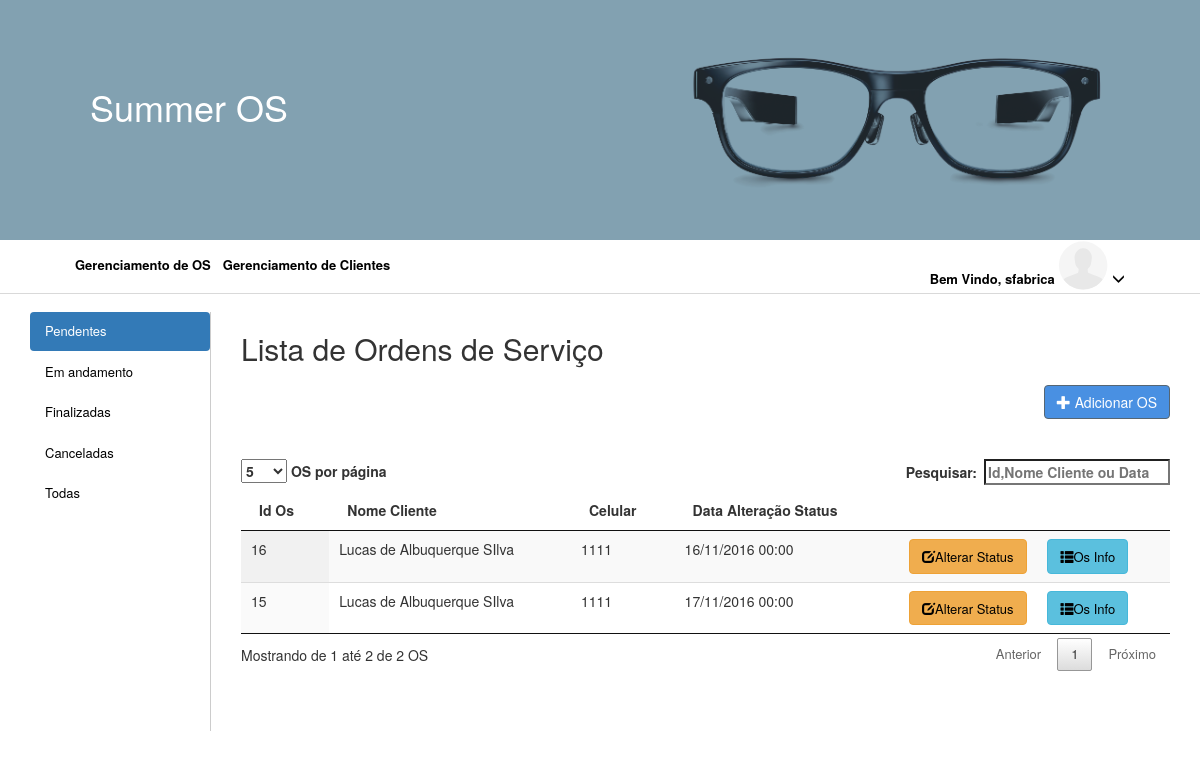
The app's page /views/home.php (signed in) with its own data.
### tables this page shows
CREATE TABLE `os_usuarios` (
  `id` int(11) NOT NULL,
  `os_idos` int(11) DEFAULT NULL,
  `usuarios_idUsuarios` int(11) DEFAULT NULL,
  `statusAndamentoOs` int(11) DEFAULT NULL,
  `dataStatusAndamentoOs` datetime DEFAULT NULL
);

CREATE TABLE `clientes` (
  `cpf` varchar(255) NOT NULL,
  `endereco_id` int(11) NOT NULL,
  `nome` varchar(255) NOT NULL,
  `email` varchar(255) DEFAULT NULL,
  `dataCadastro` datetime NOT NULL,
  `rg` varchar(255) DEFAULT NULL,
  `telFixo` varchar(255) DEFAULT NULL,
  `telCelular` varchar(255) DEFAULT NULL
);

### models/controleos.php (called while the page is built, shortened)
<?php
class ControleOs {
    private $conn;
    private $table_name = "os_usuarios";
    public function __construct($db) {
        $this->conn = $db;
    }
    function readStatus($osStatus) {
        $query =  "SELECT * "
                . "FROM " . $this->table_name . "
                INNER JOIN os ON os_usuarios.os_idos = os.id
                INNER JOIN clientes ON os.clientes_cpf = clientes.cpf where os_usuarios.statusAndamentoOs = ".$osStatus." order by os_usuarios.dataStatusAndamentoOs";
        $stmt = $this->conn->prepare($query);
        $rc = $stmt->execute();
        return $stmt;
    }
}

### views/os-table-filter-pendente.php (the view, shortened to what this page needs)
<?php
$database = new Database();
$db = $database->getConnection();
include_once '../models/controleos.php';
$controleos = new ControleOs($db);
$osStatus = 0;
$stmtOs = $controleos->readStatus($osStatus);
$numeroOs = $stmtOs->rowCount();
if ($numeroOs > 0) {
    echo '
        <table class="os-table-pendentes table display table-hover" width="100%" cellspacing="0">
           <thead>
                <tr>
                    <th class=".select-filter span2">Id Os</th>
                    <th class=".select-filter span2">Nome Cliente</th>
                    <th class=".select-filter span2">Celular</th>
                    <th class=".select-filter span2">Data Alteração Status</th>
                    <th class=".select-filter span2"></th>
                </tr>
            </thead>
            <tbody>';
    while ($row = $stmtOs->fetch(PDO::FETCH_ASSOC)) {
        extract($row);
        echo "<tr>";
        echo "<td>{$os_idos}</td>";
        echo "<td>{$nome}</td>";
        echo "<td>{$telCelular}</td>";
        $newDate = date("d/m/Y H:i", strtotime($dataStatusAndamentoOs));
        echo "<td class='dateField'>{$newDate}</td>";
        echo "<td>";
       echo "<div class='btn btn-warning edit-btn margin-right-2em'>";
        echo "<a id='edit-os-status' data-toggle='modal' data-target='#myModalEdit' href='#myModalEdit'> <span class='glyphicon glyphicon-edit'></span>Alterar Status</a>";
        echo "</div>";
        echo "<div class='btn btn-info edit-btn margin-right-2em col-md-offset-1'>";
        echo "<a id='os-info-link' data-toggle='modal' data-target='.bs-os-info-modal-lg' href='' title='Clique para ver as informações da OS'> <span class='glyphicon glyphicon-th-list'></span>Os Info</a>";
        echo "</div>";
        echo "</td>";
        echo "</tr>";
    }
    echo "</tbody>";
    echo "</table>";
} else {
    echo "<div class='lista_pendente alert alert-info'>Nenhuma Ordem de serviço pendente!</div>";
}
?>

### views/header.php (shortened to what this page needs)
<!DOCTYPE html>
<html>
    <head>
        <link rel="stylesheet" href="/prj_summer/css/jquery-ui.min.css">
        <link rel="stylesheet" href="/prj_summer/css/bootstrap-3.3.7-dist/css/bootstrap.min.css">
        <link rel="stylesheet" href="/prj_summer/css/bootstrap-3.3.7-dist/fonts">
        <link rel="stylesheet" href="/prj_summer/css/dataTable.min.css">
        <link rel="stylesheet" href="/prj_summer/css/style.css">
        <link rel="stylesheet" href="/prj_summer/css/menu.css">
        <link rel="stylesheet" href="/prj_summer/css/bootstrap-datepicker.min.css">
    </head>
    <body>
        <div class="" id="wrapper">
            <header class="summer-header">
                <div class="wrapper container">
                    <div class="span12" id="heading">
                        <div class="container">
                            <div class="logo__img span6">
                                <a href=""><h1> Summer OS</h1></a>
                            </div>
                        </div>
                    </div>
                </div>
            </header>

### views/menu.php (shortened to what this page needs)
<?php
$logado = $_SESSION['login'];
$perfil = $_SESSION['perfil'];
?>
<nav role="navigation" class="menu">
    <div class="wrapper container">
        <nav role="menu" class="menu__links">
            <a class="" href="../">Gerenciamento de OS</a>
            <?php
            if (($perfil == 3 || $perfil == 2)) {
                echo '<a class = " " href = "../views/cadastro-cliente.php">Gerenciamento de Clientes</a>';
            }
            ?>
            <ul class="menu-funcoes pull-right">
                <li class="dropdown" style="list-style: none;">
                    <a class="dropdown-toggle" id="dropdownMenu1" data-toggle="dropdown" aria-haspopup="true" aria-expanded="true" href="">
                        Bem Vindo, <?php echo $logado ?>
                        <i class="icon-user icon-white"></i>
                        <span class=" glyphicon glyphicon-menu-down"></span>
                    </a>
                </li>
            </ul>
        </nav>
    </div>
</nav>

### views/home.php (shortened to what this page needs)
<?php
include_once "header.php";
include_once "menu.php";
?>
<div class="flex container">
    <div class="flex2 slidebar-left">
        <ul class="nav nav-pills nav-stacked" id="myTabs">
            <li class="active"><a href="#pendentes" data-toggle="pill">Pendentes</a></li>
            <li><a href="#andamento" data-toggle="pill">Em andamento</a></li>
            <li><a href="#finalizadas" data-toggle="pill">Finalizadas</a></li>
            <li><a href="#canceladas" data-toggle="pill">Canceladas</a></li>
            <li><a href="#todas" data-toggle="pill">Todas</a></li>
        </ul>
    </div>
    <div class="panel-right">
        <div class="box-field-container" id="request-list-container">
            <div class="tab-content">
                <legend class="navigation-search">
                    <div class="span6">
                        <h2 class="page-title"> Lista de Ordens de Serviço </h2>
                    </div>
                </legend>
                <div class="span3">
                    <div class="btn-group pull-right">
                        <button type="button" class="btn btn-primary" data-toggle="modal" data-target=".bs-os-modal-lg" href="" ><span class="glyphicon glyphicon-plus"></span> Adicionar OS </button>
                    </div>
                </div>
                <div class="tab-pane active" id="pendentes">
                    <?php
                    include_once "./os-table-filter-pendente.php";
                    ?>
                </div>
            </div>
        </div>
    </div>
    <?php
    include_once "footer.php";
    ?>

### views/footer.php (shortened to what this page needs)
</div>
<br/>
<br/>
</body>
</html>

### css/style.css (style rules this page uses)
html { overflow: hidden; height: 100%; }
body { height: 100%; overflow-y: scroll; }
body { overflow-x: hidden; }
a { color: #000; font-size: 13px; text-decoration: none; }
.wrapper { margin: 0 auto; max-width: calc(100% - 40px); position: relative; width: calc(65% - -300px); }
@media (min-width: 700px) { .flex { display: flex; } }
@media (min-width: 700px) { .flex .slidebar-left { flex: 0 0 180px; } }
@media (min-width: 700px) { .flex .panel-right { flex: 1; border-left: 1px solid #ccc; padding-left: 30px; } }
.summer-header { background-blend-mode: multiply; background-color: rgba(10, 70, 100, 0.5); background-image: url("../images/banner.jpg"); height: 240px; max-width: 100%; margin-bottom: 18px; overflow: hidden; background-repeat:no-repeat; -webkit-background-size:cover; -moz-background-size:cover; -o-background-size:cover; background-size:cover; background-position:center; }
.logo__img { color: #fff; display: block; font-size: 40px; font-weight: bold; height: 68px; line-height: 0; margin: 0 0 -52px; position: relative; top: 67px; }
.logo__img.span6 a { color: white; text-decoration: none; }
legend { border-bottom:none; }

### css/menu.css (style rules this page uses)
.menu { min-height: 10px; position: relative; border-bottom: 2px solid #d9d9d9; height: auto; top: -18px; width: 100%; }
.menu::after { background-color: #fff; content: ''; height: 1px; pointer-events: none; position: absolute; bottom: -1px; width: 100%; }
.menu::before { background-color: #ffffff; content: ''; height: 1px; pointer-events: none; position: absolute; top: 70px; width: 100%; }
.menu__links { width: 100%; }
.menu__links .dropdown-toggle i.icon-user.icon-white { background-image: url("../images/user.svg"); background-size: 100%; opacity: 0.3; background-color: transparent; width: 50px; position: relative; background-position: 0; border-radius: 33px; display: inline-block; margin-bottom: -6px; height: 50px; }
.menu__links a { size: 13px; color: #000; display: block; float: left; font-weight: 600; line-height: 50px; padding: 0 12px; padding-right: 0; position: relative; }
.menu__links a::before { content: ''; display: block; height: 3px; pointer-events: none; position: absolute; width: calc(100%); }
.menu__links a:first-child::before, .menu__links a:last-child::before { width: calc(100%); }
.menu__links a:first-child { padding-left: 0; }
.menu__links .icon-user { font-size: 17px; }
.menu-funcoes { margin-bottom: -12px; }
.btn.btn-primary { border: 1px solid #566673; background-color: #4990e2; color: white; }

### records on screen
os_usuarios: os_idos "16", clientes.nome "Lucas de Albuquerque SIlva", clientes.telCelular "1111", dataStatusAndamentoOs "16/11/2016 00:00"
os_usuarios: os_idos "15", clientes.nome "Lucas de Albuquerque SIlva", clientes.telCelular "1111", dataStatusAndamentoOs "17/11/2016 00:00"

### other values on screen
$logado "sfabrica"
